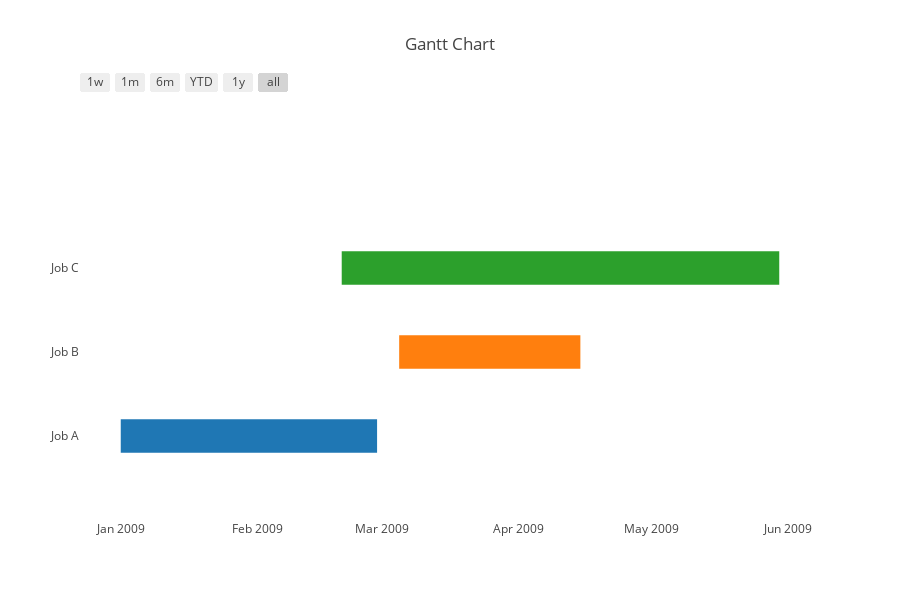

Notebook code for this chart:
### Code cell
import plotly.figure_factory as ff

df = [dict(Task="Job A", Start='2009-01-01', Finish='2009-02-28'),
      dict(Task="Job B", Start='2009-03-05', Finish='2009-04-15'),
      dict(Task="Job C", Start='2009-02-20', Finish='2009-05-30')]

fig = ff.create_gantt(df)
pyo.iplot(fig, filename='gantt-simple-gantt-chart')

### Figure 1 — Plotly figure (JSON) as saved in the notebook; plotly's stock layout.template omitted (floating-point values rounded to 4 significant figures)
{"data": [{"marker": {"color": "white"}, "name": "", "type": "scatter", "uid": "e9f11268-6fb6-4206-a452-7c6057d2fcf2", "x": ["2009-01-01", "2009-02-28"], "y": [0, 0]}, {"marker": {"color": "white"}, "name": "", "type": "scatter", "uid": "3f5e7c3d-f184-4627-a82b-f47d6784ad72", "x": ["2009-03-05", "2009-04-15"], "y": [1, 1]}, {"marker": {"color": "white"}, "name": "", "type": "scatter", "uid": "1439c7d7-a4b5-40d1-8a4a-2003613407e8", "x": ["2009-02-20", "2009-05-30"], "y": [2, 2]}], "layout": {"height": 600, "hovermode": "closest", "shapes": [{"fillcolor": "rgb(31, 119, 180)", "line": {"width": 0}, "opacity": 1, "type": "rect", "x0": "2009-01-01", "x1": "2009-02-28", "xref": "x", "y0": -0.2, "y1": 0.2, "yref": "y"}, {"fillcolor": "rgb(255, 127, 14)", "line": {"width": 0}, "opacity": 1, "type": "rect", "x0": "2009-03-05", "x1": "2009-04-15", "xref": "x", "y0": 0.8, "y1": 1.2, "yref": "y"}, {"fillcolor": "rgb(44, 160, 44)", "line": {"width": 0}, "opacity": 1, "type": "rect", "x0": "2009-02-20", "x1": "2009-05-30", "xref": "x", "y0": 1.8, "y1": 2.2, "yref": "y"}], "showlegend": false, "title": {"text": "Gantt Chart"}, "width": 900, "xaxis": {"rangeselector": {"buttons": [{"count": 7, "label": "1w", "step": "day", "stepmode": "backward"}, {"count": 1, "label": "1m", "step": "month", "stepmode": "backward"}, {"count": 6, "label": "6m", "step": "month", "stepmode": "backward"}, {"count": 1, "label": "YTD", "step": "year", "stepmode": "todate"}, {"count": 1, "label": "1y", "step": "year", "stepmode": "backward"}, {"step": "all"}]}, "showgrid": false, "type": "date", "zeroline": false}, "yaxis": {"autorange": false, "range": [-1, 4], "showgrid": false, "ticktext": ["Job A", "Job B", "Job C"], "tickvals": [0, 1, 2], "zeroline": false}}}
